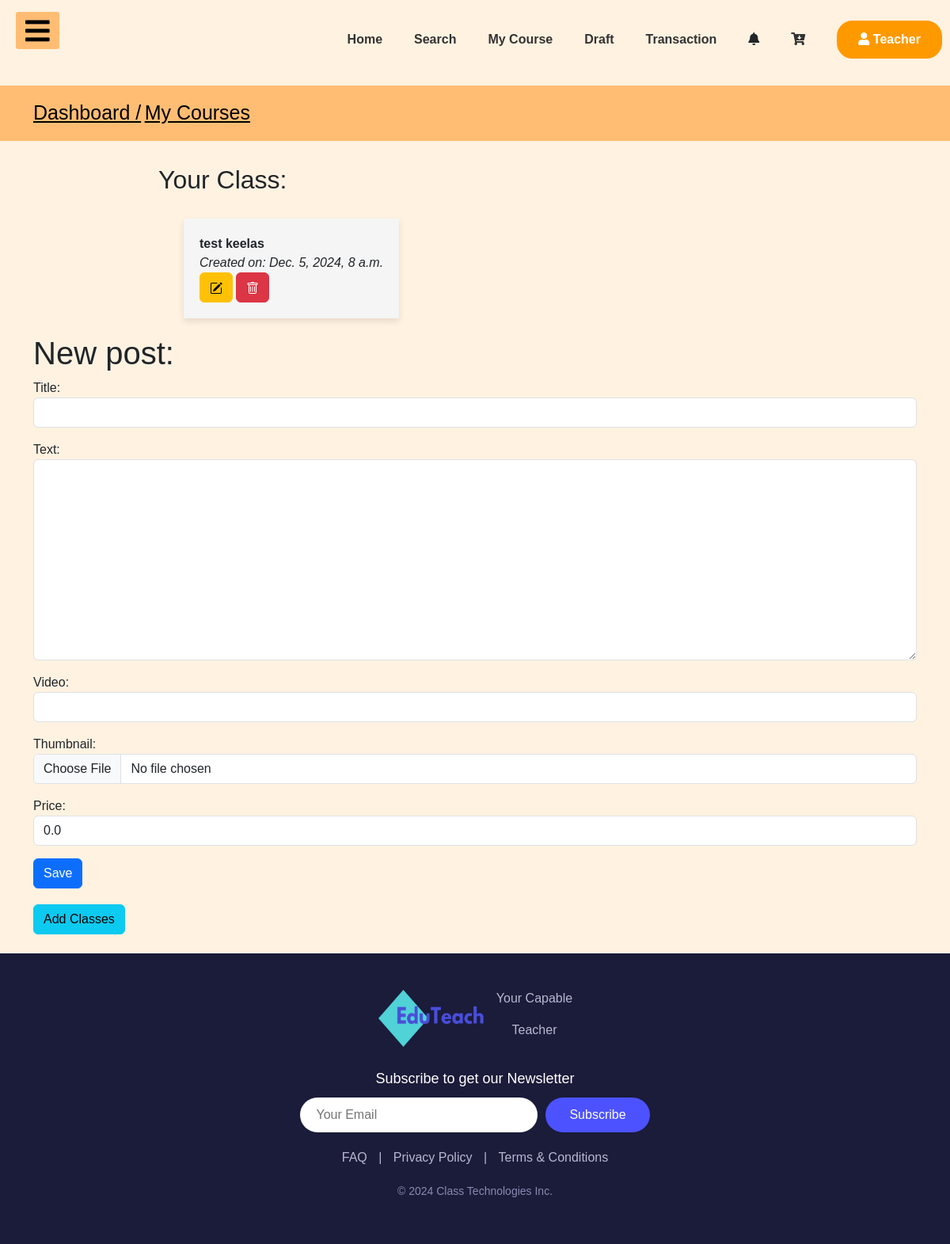
The app's page /courses_app/post/new/ (signed in), older data.
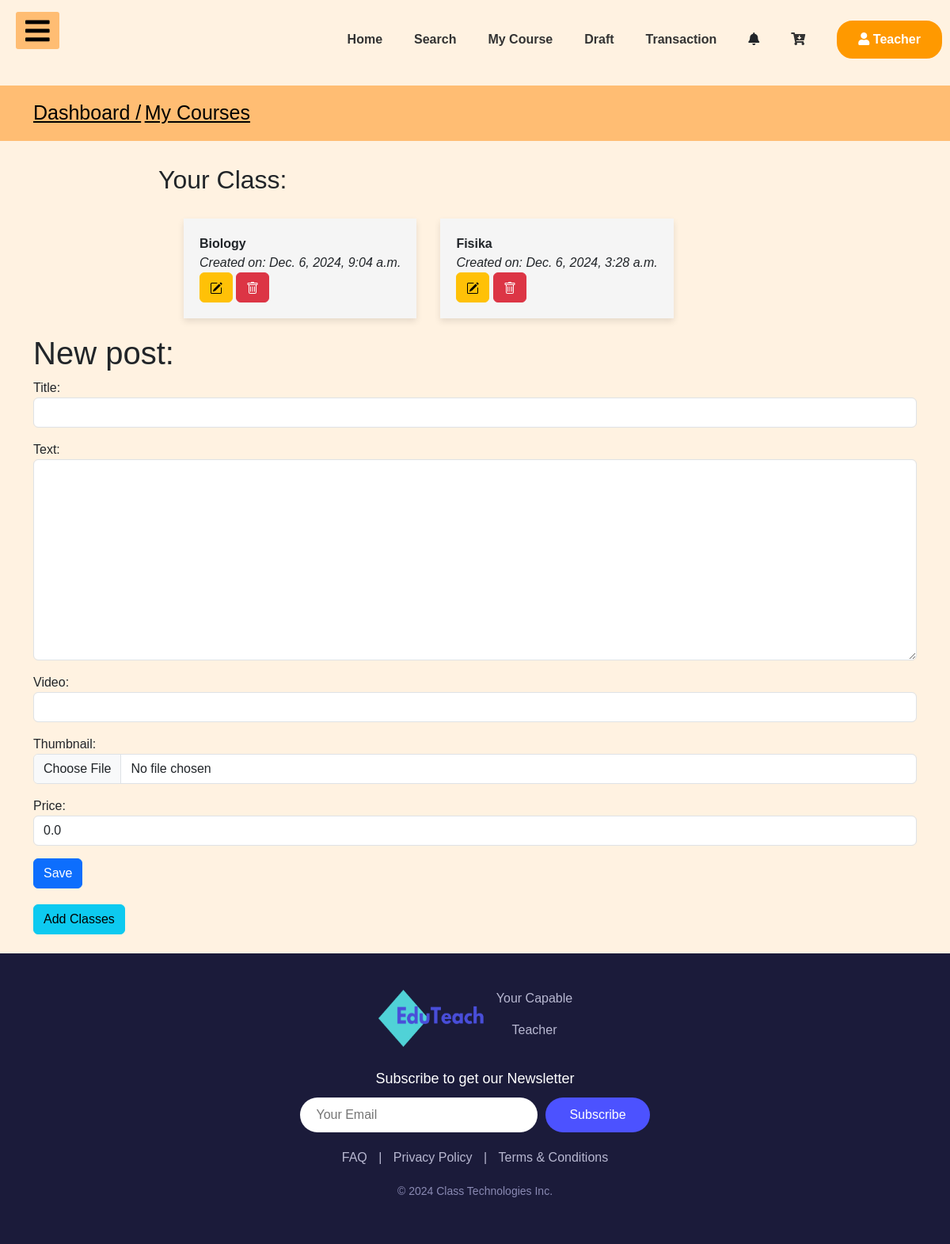
The same page, newer data.
### courses_app/models.py (models this page shows, shortened)
class Post(models.Model):
    author = models.ForeignKey(User, on_delete=models.CASCADE)  # Ganti Teacher menjadi User
    title = models.CharField(max_length=200)
    text = models.TextField()
    price = models.DecimalField(max_digits=10, decimal_places=2, default=0.00)
    created_date = models.DateTimeField(default=timezone.now)
    thumbnail = models.ImageField(upload_to='thumbnail', blank=True)
    video = EmbedVideoField(blank=True, null=True)  # Tambahkan field untuk video
    published_date = models.DateTimeField(blank=True, null=True)

### courses_app/views.py (the view, shortened to what this page needs)
# urls.py: path('post/new/', views.PostCreateView.as_view(), name='post_new'),
class PostCreateView(LoginRequiredMixin, CreateView):
    login_url = '/login/'
    form_class = PostForm
    model = Post
    template_name = 'courses_app/post_form.html'  # Pastikan Anda menentukan template yang tepat
    def get_context_data(self, **kwargs):
        context = super().get_context_data(**kwargs)
        user = User.objects.get(username=self.request.user.username)
        if user.is_teacher:
            context['posts'] = Post.objects.filter(author=user).order_by('-created_date')
        return context

### courses_app/forms.py
class PostForm(forms.ModelForm):
    class Meta:
        model = Post
        fields = ('title', 'text', 'video', 'thumbnail', 'price')
        widgets = {
            'title': forms.TextInput(attrs={'class': 'form-control'}),
            'text': forms.Textarea(attrs={'class': 'form-control'}),
            'video': forms.URLInput(attrs={'class': 'form-control'}),
            'thumbnail': forms.ClearableFileInput(attrs={'class': 'form-control'}),
            'price': forms.NumberInput(attrs={'class': 'form-control'}),
        }

### courses_app/templates/courses_app/post_form.html (shortened to what this page needs)
{% extends 'dashboard_app/base_dashboard_teacher.html' %}
{% load static %}
{% block head_block %}
<link rel="stylesheet" href="{% static 'css/mycourse.css' %}">
{% endblock %}
{% block body_block %}
<div class="py-3" style="background:#FFBD73">
    <div class="container">
      <a class="text-black" href="{% url 'user_app:teacherdashboard' %}" style="font-size: 25px;"> Dashboard /</a>
      <a class="text-black" href="#" style="font-size: 25px;"> My Courses</a>
    </div>
</div>
<div class="item">
<h2>Your Class:</h2>
<ul>
    {% for post in posts %}
        <li>
            <strong>{{ post.title }}</strong><br>
            <em>Created on: {{ post.created_date }}</em>
            <br>
            {% if user.is_authenticated %}
            <a class="btn btn-warning" href="{% url 'post_edit' pk=post.pk %}">
            </a>
            <a class="btn btn-danger" href="{% url 'post_remove' pk=post.pk %}">
            </a>
            {% endif %}
        </li>
    {% empty %}
        <li>No posts available.</li>
    {% endfor %}
</ul>
</div>
<div class="container">
<div class="form-group">
<h1>New post: </h1>
<form method="POST" class="post-form" enctype="multipart/form-data">
    {{ form.as_p }}
    <button style="margin-bottom: 20px;" class="btn btn-primary save" type="submit">Save</button>
</form>
</div>
<a href="{% url 'create_class' %}" class="btn btn-info">Add Classes</a>
</div>
<br>
{% endblock %}

Row changes from the older to the newer data that the page shows:
removed Post: title "test keelas", created_date "Dec. 5, 2024, 8 a.m."
added Post: title "Biology", created_date "Dec. 6, 2024, 9:04 a.m."
added Post: title "Fisika", created_date "Dec. 6, 2024, 3:28 a.m."
